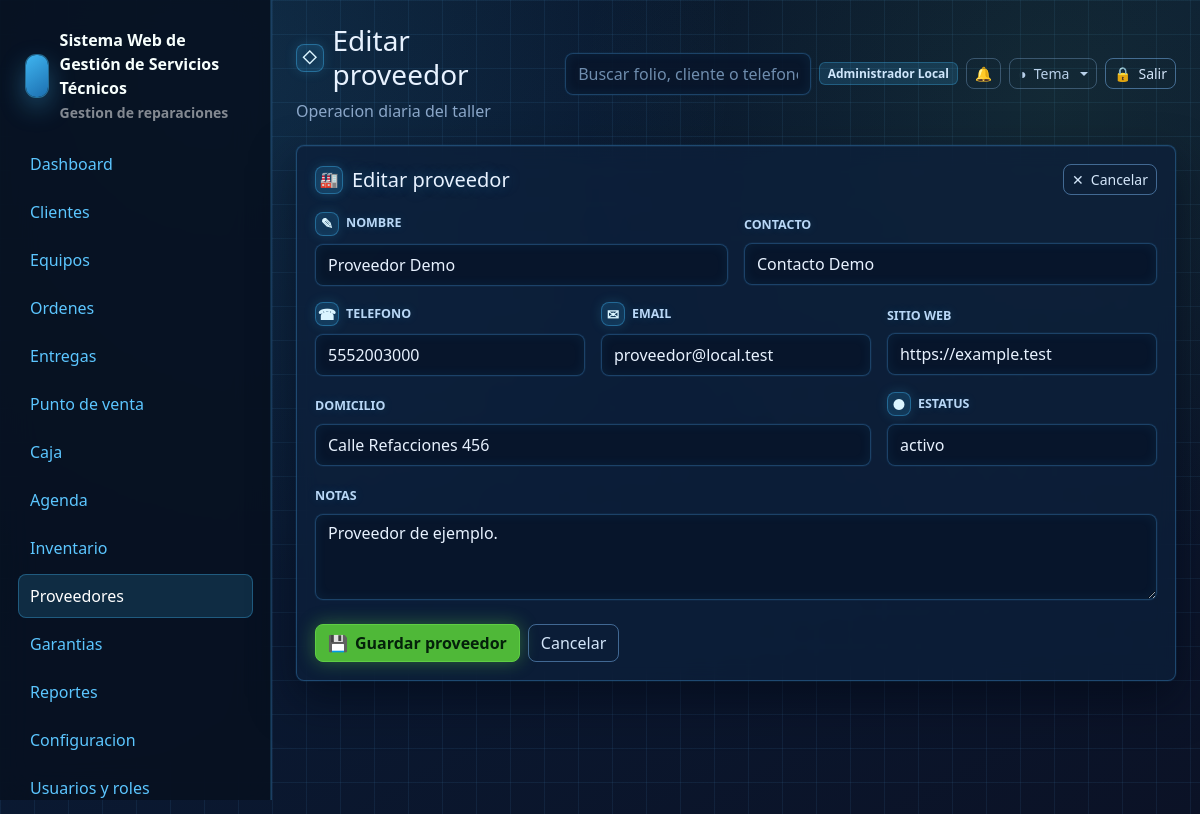
The app's page /proveedores/1/edit (signed in) with its own data.
### tables this page shows
CREATE TABLE users (
    id INT UNSIGNED AUTO_INCREMENT PRIMARY KEY,
    name VARCHAR(160) NOT NULL,
    email VARCHAR(190) NOT NULL UNIQUE,
    password VARCHAR(255) NOT NULL,
    phone VARCHAR(40) NULL,
    status ENUM('activo','inactivo','bloqueado') NOT NULL DEFAULT 'activo',
    last_login_at DATETIME NULL,
    created_at DATETIME NOT NULL DEFAULT CURRENT_TIMESTAMP,
    updated_at DATETIME NULL ON UPDATE CURRENT_TIMESTAMP,
    deleted_at DATETIME NULL
);

CREATE TABLE proveedores (
    id INT UNSIGNED AUTO_INCREMENT PRIMARY KEY,
    nombre VARCHAR(190) NOT NULL,
    contacto VARCHAR(160) NULL,
    telefono VARCHAR(40) NULL,
    email VARCHAR(190) NULL,
    domicilio VARCHAR(255) NULL,
    sitio_web VARCHAR(190) NULL,
    notas TEXT NULL,
    estatus ENUM('activo','inactivo') NOT NULL DEFAULT 'activo',
    created_at DATETIME NOT NULL DEFAULT CURRENT_TIMESTAMP,
    updated_at DATETIME NULL ON UPDATE CURRENT_TIMESTAMP,
    deleted_at DATETIME NULL
);

### resources/views/proveedores/form.php (the view, shortened to what the rows shown need)
<?php
$isEdit = !empty($proveedor);
$action = $isEdit ? url('/proveedores/' . $proveedor['id']) : url('/proveedores');
$val = fn (string $k, $def = '') => e((string) ($proveedor[$k] ?? $def));
?>
<form class="glass-card" method="post" action="<?= e($action) ?>">
    <div class="d-flex justify-content-between align-items-center mb-3">
        <h2 class="h5 mb-0" data-icon="&#127981;"><?= e($title) ?></h2>
        <a class="btn btn-outline-dark btn-sm" data-icon="&#10005;" href="<?= e(url('/proveedores')) ?>">Cancelar</a>
    </div>
    <div class="row g-3">
        <div class="col-md-6"><label class="form-label" data-icon="&#9998;">Nombre</label><input class="form-control" name="nombre" value="<?= $val('nombre') ?>" required></div>
        <div class="col-md-6"><label class="form-label">Contacto</label><input class="form-control" name="contacto" value="<?= $val('contacto') ?>"></div>
        <div class="col-md-4"><label class="form-label" data-icon="&#9742;">Telefono</label><input class="form-control" name="telefono" value="<?= $val('telefono') ?>"></div>
        <div class="col-md-4"><label class="form-label" data-icon="&#9993;">Email</label><input class="form-control" type="email" name="email" value="<?= $val('email') ?>"></div>
        <div class="col-md-4"><label class="form-label">Sitio web</label><input class="form-control" name="sitio_web" value="<?= $val('sitio_web') ?>"></div>
        <div class="col-md-8"><label class="form-label">Domicilio</label><input class="form-control" name="domicilio" value="<?= $val('domicilio') ?>"></div>
        <div class="col-md-4">
            <label class="form-label" data-icon="&#9679;">Estatus</label>
            <select class="form-select" name="estatus">
                <?php foreach (['activo', 'inactivo'] as $st): ?>
                    <option value="<?= e($st) ?>" <?= ($proveedor['estatus'] ?? 'activo') === $st ? 'selected' : '' ?>><?= e($st) ?></option>
                <?php endforeach; ?>
            </select>
        </div>
        <div class="col-12"><label class="form-label">Notas</label><textarea class="form-control" name="notas" rows="3"><?= $val('notas') ?></textarea></div>
    </div>
    <div class="d-flex gap-2 mt-4">
        <button class="btn btn-primary" data-icon="&#128190;">Guardar proveedor</button>
        <a class="btn btn-outline-dark" href="<?= e(url('/proveedores')) ?>">Cancelar</a>
    </div>
</form>

### app/Core/Router.php (shortened to what the rows shown need)
<?php
final class Router
{
    private array $routes = [];
    private function add(string $method, string $path, callable|array $handler): void
    {
        $pattern = preg_replace('#\{([a-zA-Z_][a-zA-Z0-9_]*)\}#', '(?P<$1>[^/]+)', $path);
        $this->routes[] = [
            'method' => $method,
            'path' => $path,
            'pattern' => '#^' . $pattern . '$#',
            'handler' => $handler,
        ];
    }
    public function dispatch(Request $request): void
    {
        foreach ($this->routes as $route) {
            if ($route['method'] !== $request->method()) {
                continue;
            }
            if (preg_match($route['pattern'], $request->path(), $matches)) {
                $params = array_filter($matches, 'is_string', ARRAY_FILTER_USE_KEY);
                $handler = $route['handler'];
                if (is_array($handler)) {
                    [$class, $method] = $handler;
                    $controller = new $class();
                    $controller->{$method}($request, ...array_values($params));
                    return;
                }
                return;
            }
        }
    }
}

### resources/views/layouts/app.php (shortened to what the rows shown need)
<?php
$user = Auth::user();
$appConfig = require BASE_PATH . '/config/app.php';
$systemName = (string) ($appConfig['name'] ?? 'Servicio Tecnico');
$systemCurrency = 'MXN';
$businessLogo = '';
try {
    $cfg = new ConfiguracionService();
    $systemName = trim((string) $cfg->get('sistema.nombre', $systemName)) ?: $systemName;
    $systemCurrency = monedaSistema($systemCurrency);
    $businessLogo = config_asset_src((string) $cfg->get('negocio.logo_url', ''));
} catch (Throwable) {
    $businessLogo = '';
}
?>
<!doctype html>
<html lang="es">
<head>
    <link href="https://cdn.jsdelivr.net/npm/bootstrap@5.3.3/dist/css/bootstrap.min.css" rel="stylesheet">
    <link href="<?= e(asset('css/app.css') . '?v=20260708-pos-modal-theme') ?>" rel="stylesheet">
    <link href="<?= e(asset('css/themes/crystal.css') . '?v=20260708-pos-modal-theme') ?>" rel="stylesheet">
    <link href="<?= e(asset('css/themes/dark.css') . '?v=20260708-pos-modal-theme') ?>" rel="stylesheet">
    <link href="<?= e(asset('css/themes/live.css') . '?v=20260708-pos-modal-theme') ?>" rel="stylesheet">
    <link href="<?= e(asset('css/themes/blueprint.css') . '?v=20260708-pos-modal-theme') ?>" rel="stylesheet">
</head>
<body data-currency="<?= e($systemCurrency) ?>">
<div class="app-shell">
    <aside class="sidebar" id="app-sidebar">
        <div class="brand">
            <?php if ($businessLogo !== ''): ?>
                <img class="brand-logo" src="<?= e($businessLogo) ?>" alt="<?= e($systemName) ?>">
            <?php else: ?>
                <div class="brand-mark"></div>
            <?php endif; ?>
            <div>
                <div><?= e($systemName) ?></div>
                <small class="text-white-50">Gestion de reparaciones</small>
            </div>
        </div>
        <nav class="nav flex-column">
            <?php foreach ([
                ['Dashboard', '/', 'dashboard'],
                ['Clientes', '/clientes', 'clientes'],
                ['Equipos', '/equipos', 'equipos'],
                ['Ordenes', '/ordenes', 'ordenes'],
                ['Entregas', '/entregas', 'ordenes'],
                ['Punto de venta', '/punto-venta', 'punto_venta'],
                ['Caja', '/caja', 'caja'],
                ['Agenda', '/agenda', 'agenda'],
                ['Inventario', '/inventario', 'inventario'],
                ['Proveedores', '/proveedores', 'proveedores'],
                ['Garantias', '/garantias', 'garantias'],
                ['Reportes', '/reportes', 'reportes'],
                ['Configuracion', '/configuracion', 'configuracion'],
                ['Usuarios y roles', '/usuarios', 'usuarios'],
                ['Licencia demo', '/licencia', 'licencias'],
            ] as [$label, $href, $module]): ?>
                <?php if (Auth::can($module, 'ver')): ?>
                    <a class="nav-link <?= e(is_active($href)) ?>" href="<?= e(url($href)) ?>"><?= e($label) ?></a>
                <?php endif; ?>
            <?php endforeach; ?>
        </nav>
    </aside>
    <main class="main">
        <header class="topbar">
            <div class="topbar-title">
                <h1 class="h3 mb-1" data-icon="&#9671;"><?= e($title ?? '') ?></h1>
                <div class="text-muted">Operacion diaria del taller</div>
            </div>
            <div class="d-flex align-items-center gap-2 topbar-actions">
                <form class="d-none d-md-block" action="<?= e(url('/ordenes')) ?>">
                    <input class="form-control" name="q" placeholder="Buscar folio, cliente o telefono">
                </form>
                <span class="badge text-bg-light topbar-user"><?= e($user['name'] ?? 'Usuario') ?></span>
                <div class="dropdown">
                    <button class="btn btn-outline-secondary btn-sm notif-bell" type="button" data-bs-toggle="dropdown" aria-expanded="false" aria-label="Notificaciones">
                        &#128276;
                    </button>
                </div>
                <div class="dropdown theme-switcher">
                    <button class="btn btn-outline-secondary btn-sm dropdown-toggle" type="button" data-bs-toggle="dropdown" aria-expanded="false" aria-label="Tema" data-icon="&#9681;"><span class="btn-label">Tema</span></button>
                </div>
                <form method="post" action="<?= e(url('/logout')) ?>">
                    <button class="btn btn-outline-dark btn-sm" aria-label="Salir" data-icon="&#128274;"><span class="btn-label">Salir</span></button>
                </form>
            </div>
        </header>
        <?= $content ?>
    </main>
</div>
</body>
</html>

### records on screen
users: name "Administrador Local"
proveedores: nombre "Proveedor Demo", contacto "Contacto Demo", telefono "5552003000", email "proveedor@local.test", sitio_web "https://example.test", domicilio "Calle Refacciones 456", notas "Proveedor de ejemplo."

### other values on screen
$systemName "Sistema Web de Gestión de Servicios Técnicos"
$label "Dashboard"
$label "Clientes"
$label "Equipos"
$label "Ordenes"
$label "Entregas"
$label "Punto de venta"
$label "Caja"
$label "Agenda"
$label "Inventario"
$label "Proveedores"
$label "Garantias"
$label "Reportes"
$label "Configuracion"
$label "Usuarios y roles"
